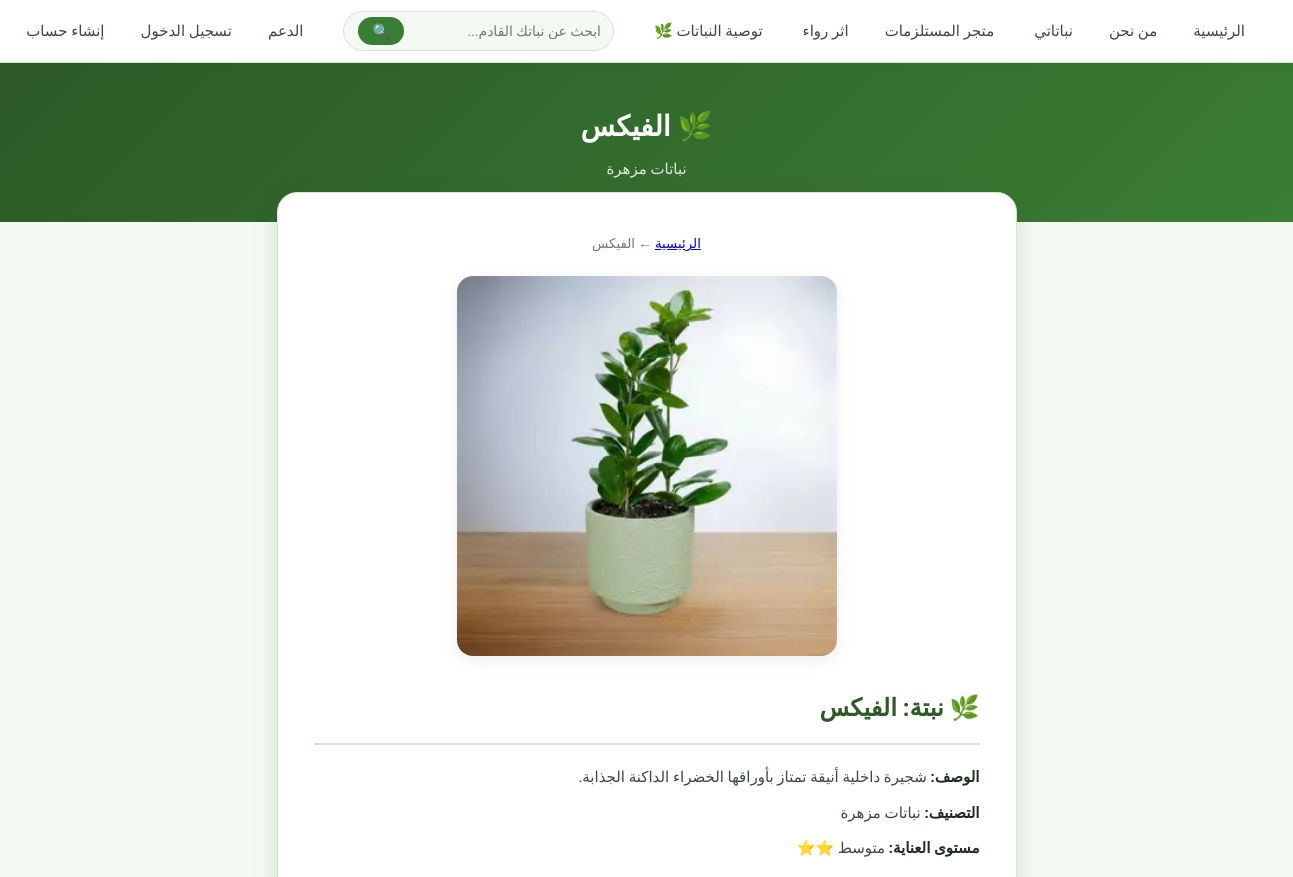
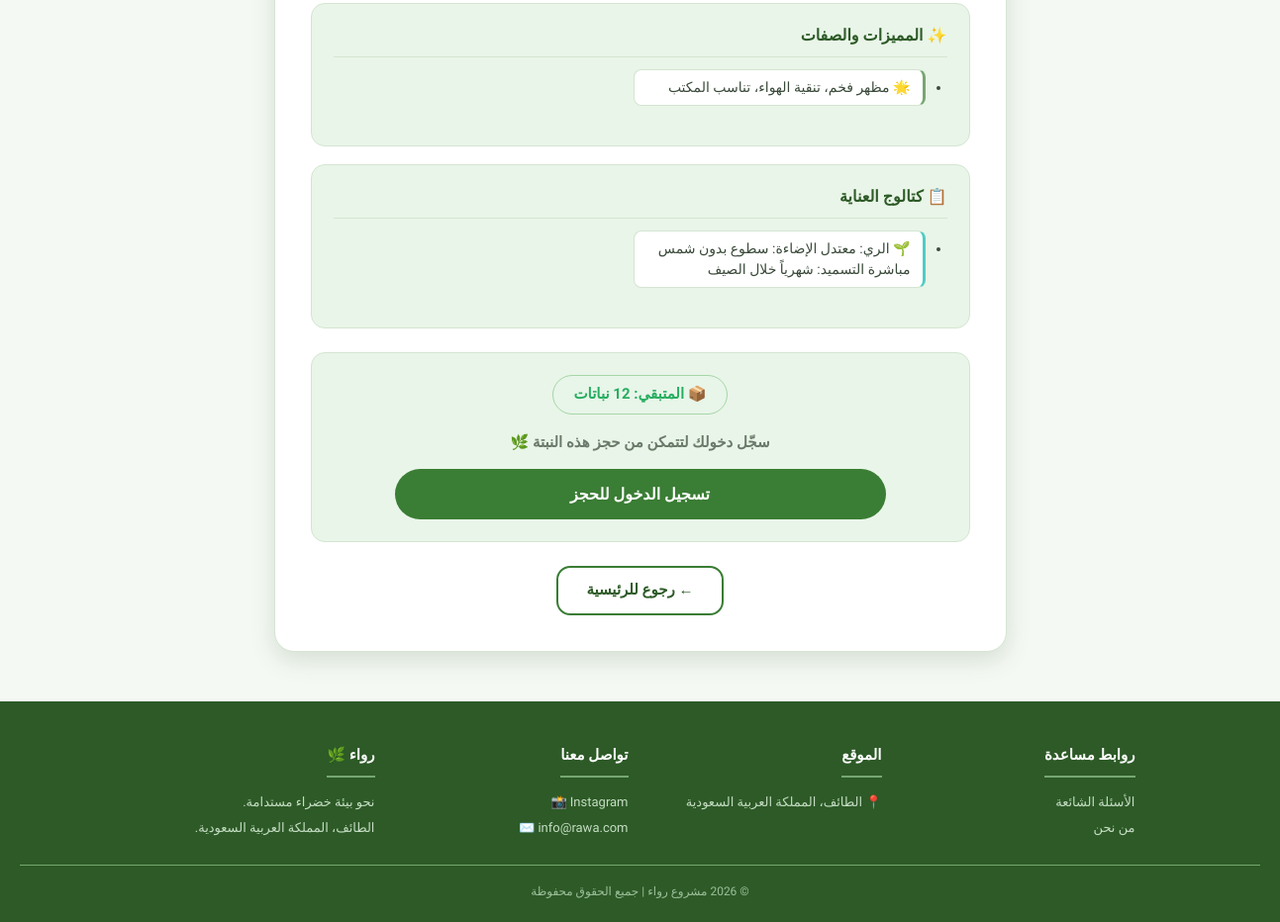
The page /plant.php?id=7 on the database its author committed (2 pictures, top to bottom).
### tables this page shows
CREATE TABLE `offer` (
  `id` int(11) NOT NULL,
  `title` varchar(100) DEFAULT NULL,
  `image` varchar(255) DEFAULT NULL,
  `description` text DEFAULT NULL,
  `features` text DEFAULT NULL,
  `care_catalog` text DEFAULT NULL,
  `org_price` decimal(8,2) DEFAULT 0.00,
  `discount` int(11) DEFAULT 0,
  `cat_id` int(11) DEFAULT NULL,
  `user_id` int(11) DEFAULT NULL,
  `quantity` int(11) DEFAULT 0,
  `status` varchar(20) DEFAULT 'available',
  `care_level` varchar(20) DEFAULT 'easy',
  `location_type` varchar(20) DEFAULT 'indoor',
  `temp_tolerance` varchar(20) DEFAULT 'medium',
  `water_freq` varchar(20) DEFAULT 'medium',
  `creation_date` datetime DEFAULT NULL
);

CREATE TABLE `category` (
  `id` int(11) NOT NULL,
  `title` varchar(50) DEFAULT NULL,
  `creation_date` datetime DEFAULT NULL
);

### connection.php (called while the page is built, shortened)
<?php
function isLoggedIn() {
    return isset($_SESSION['user_id']);
}
?>

### plant.php (the view, shortened to what this page needs)
<?php
require_once 'connection.php';
$id     = (int)$_GET['id'];
$sql    = "SELECT o.*, c.title AS cat_title FROM offer o
           LEFT JOIN category c ON o.cat_id = c.id
           WHERE o.id = $id";
$result = mysqli_query($conn, $sql);
$plant = mysqli_fetch_assoc($result);
$care_map   = ['easy'=>'سهل ⭐','medium'=>'متوسط ⭐⭐','hard'=>'يحتاج خبرة ⭐⭐⭐'];
$care_label = $care_map[$plant['care_level']] ?? 'سهل ⭐';
$features    = !empty($plant['features'])    ? array_filter(explode('|', $plant['features']))    : [];
$care_steps  = !empty($plant['care_catalog']) ? array_filter(explode('|', $plant['care_catalog'])) : [];
$bookingSuccess = false;
$bookingError   = '';
include 'header.php';
include 'menu.php';
?>
<div class="page-hero">
    <h1>🌿 <?php echo htmlspecialchars($plant['title']); ?></h1>
    <p><?php echo htmlspecialchars($plant['cat_title'] ?? ''); ?></p>
</div>
<div class="plant-details-card">
    <div style="text-align:center;margin-bottom:20px;">
        <small style="color:var(--text-muted);">
            <a href="index.php">الرئيسية</a> ← <?php echo htmlspecialchars($plant['title']); ?>
        </small>
    </div>
    <?php if (!empty($plant['image'])): ?>
    <div style="text-align:center;margin-bottom:24px;">
        <img src="<?php echo htmlspecialchars($plant['image']); ?>"
             alt="<?php echo htmlspecialchars($plant['title']); ?>"
             style="max-width:380px;width:100%;border-radius:16px;box-shadow:var(--shadow-soft);">
    </div>
    <?php endif; ?>
    <h1>🌿 نبتة: <?php echo htmlspecialchars($plant['title']); ?></h1>
    <p><strong>الوصف:</strong> <?php echo htmlspecialchars($plant['description']); ?></p>
    <p><strong>التصنيف:</strong> <?php echo htmlspecialchars($plant['cat_title'] ?? '—'); ?></p>
    <p><strong>مستوى العناية:</strong> <?php echo $care_label; ?></p>
    <?php if (!empty($features)): ?>
    <div class="catalog-section">
        <h3>✨ المميزات والصفات</h3>
        <ul class="catalog-list features-list">
            <?php foreach ($features as $feat): ?>
            <li>🌟 <?php echo htmlspecialchars(trim($feat)); ?></li>
            <?php endforeach; ?>
        </ul>
    </div>
    <?php endif; ?>
    <?php if (!empty($care_steps)): ?>
    <div class="catalog-section">
        <h3>📋 كتالوج العناية</h3>
        <ul class="catalog-list care-list">
            <?php foreach ($care_steps as $step): ?>
            <li>🌱 <?php echo htmlspecialchars(trim($step)); ?></li>
            <?php endforeach; ?>
        </ul>
    </div>
    <?php endif; ?>
    <div class="adoption-container">
        <div class="stock-display">
            <?php $qty = (int)$plant['quantity']; ?>
            <?php if ($qty > 0 && $plant['status'] !== 'adopted'): ?>
                <span class="stock-count-badge stock-ok">
                    📦 المتبقي: <?php echo $qty; ?> <?php echo $qty === 1 ? 'نبتة' : 'نباتات'; ?>
                </span>
            <?php else: ?>
                <span class="stock-count-badge stock-empty">📦 نفذ المخزون</span>
            <?php endif; ?>
        </div>
        <?php if ($bookingSuccess): ?>
        <div class="booking-success-box">
            <div style="font-size:48px;margin-bottom:12px;">🌿</div>
            <h3>تم تسجيل حجزك بنجاح!</h3>
            <p>يمكنك استلام نبتتك من المتجر في الطائف.</p>
            <p style="margin-top:8px;font-size:13px;color:var(--text-muted);">
                📍 الطائف، المملكة العربية السعودية
            </p>
        </div>
        <?php elseif ($plant['status'] === 'adopted' || $plant['quantity'] <= 0): ?>
        <p style="color:#c0392b;font-weight:700;font-size:16px;">❌ انتهت هذه النبتة - محجوزة بالكامل</p>
        <?php elseif (!isLoggedIn()): ?>
        <p style="color:var(--text-muted);margin-bottom:14px;">سجّل دخولك لتتمكن من حجز هذه النبتة 🌿</p>
        <a href="login.php" class="confirm-btn" style="display:inline-block;text-decoration:none;">تسجيل الدخول للحجز</a>
        <?php endif; ?>
    </div>
    <div style="text-align:center;margin-top:20px;">
        <a href="index.php" class="back-btn">← رجوع للرئيسية</a>
    </div>
</div>
<?php include 'footer.php'; ?>

### css/rawa.css (style rules this page uses)
:root { --green-dark: #2d5a27; --green-main: #3a7d34; --green-mid: #5a8c55; --green-light: #76a871; --green-pale: #e9f5e8; --green-hover: #1f4020; --text-dark: #1e2e1e; --text-body: #3a4a3a; --text-muted: #6a7a6a; --border-color: #d4e5d2; --bg-page: #f5f9f4; --bg-card: #ffffff; --shadow-soft: 0 4px 16px rgba(45,90,39,0.10); --shadow-hover: 0 8px 24px rgba(45,90,39,0.16); --radius-sm: 8px; --radius-md: 14px; --radius-lg: 20px; --radius-pill: 50px; }
*, *::before, *::after { box-sizing: border-box; margin: 0; padding: 0; }
body { font-family: 'Tajawal', sans-serif; background-color: var(--bg-page); color: var(--text-body); direction: rtl; line-height: 1.7; }
.page-hero { background: linear-gradient(135deg, var(--green-dark) 0%, var(--green-main) 100%); color: #fff; padding: 40px 20px; text-align: center; }
.page-hero h1 { font-size: 28px; font-weight: 700; margin-bottom: 6px; }
.page-hero p { font-size: 15px; opacity: 0.85; }
.plant-details-card { background: var(--bg-card); max-width: 740px; margin: -30px auto 50px; padding: 36px; border-radius: var(--radius-lg); box-shadow: var(--shadow-hover); border: 1px solid var(--border-color); }
.plant-details-card h1 { color: var(--green-dark); font-size: 24px; margin-bottom: 20px; padding-bottom: 14px; border-bottom: 2px solid var(--border-color); }
.plant-details-card p { margin-bottom: 10px; font-size: 15px; }
.plant-details-card strong { color: var(--text-dark); }
.plant-details-card ul { padding-right: 22px; margin: 8px 0 16px; list-style: disc; }
.plant-details-card ul li { margin-bottom: 6px; font-size: 14px; color: var(--text-body); }
.adoption-container { background: var(--green-pale); border: 1.5px solid var(--border-color); border-radius: var(--radius-md); padding: 22px; text-align: center; margin: 24px 0; }
.adoption-container p { font-weight: 600; color: var(--text-dark); margin-bottom: 16px; }
.confirm-btn { background: var(--green-main); color: #fff; border: none; padding: 12px 44px; border-radius: var(--radius-pill); font-family: 'Tajawal', sans-serif; font-size: 16px; font-weight: 700; cursor: pointer; transition: all 0.28s; width: 80%; }
.back-btn { display: inline-block; padding: 10px 28px; color: var(--green-dark); background: transparent; border: 2px solid var(--green-main); border-radius: var(--radius-md); font-size: 15px; font-weight: 600; text-decoration: none; transition: all 0.28s; cursor: pointer; font-family: 'Tajawal', sans-serif; }
.catalog-section { background: var(--green-pale); border: 1.5px solid var(--border-color); border-radius: var(--radius-md); padding: 18px 22px; margin: 18px 0; }
.catalog-section h3 { color: var(--green-dark); font-size: 16px; font-weight: 700; margin-bottom: 12px; padding-bottom: 8px; border-bottom: 1.5px solid var(--border-color); }
.catalog-list { list-style: none; padding: 0; margin: 0; display: grid; grid-template-columns: repeat(auto-fill, minmax(220px, 1fr)); gap: 8px; }
.catalog-list li { font-size: 14px; color: var(--text-body); padding: 7px 12px; background: var(--bg-card); border-radius: var(--radius-sm); border: 1px solid var(--border-color); line-height: 1.5; }
.features-list li { border-right: 3px solid var(--green-light); }
.care-list li { border-right: 3px solid #4ecdc4; }
.stock-display { margin-bottom: 16px; text-align: center; }
.stock-count-badge { display: inline-block; padding: 6px 20px; border-radius: var(--radius-pill); font-weight: 700; font-size: 15px; }
.stock-ok { background: #e8f5e9; color: #27ae60; border: 1.5px solid #a5d6a7; }

### rows shown on the page
offer: title "الفيكس", cat.title "نباتات مزهرة", image (picture), description "شجيرة داخلية أنيقة تمتاز بأوراقها الخضراء الداكنة الجذابة.", care_level "متوسط ⭐⭐", features "مظهر فخم، تنقية الهواء، تناسب المكتب", care_catalog "الري: معتدل الإضاءة: سطوع بدون شمس مباشرة التسميد: شهرياً خلال الصيف"
